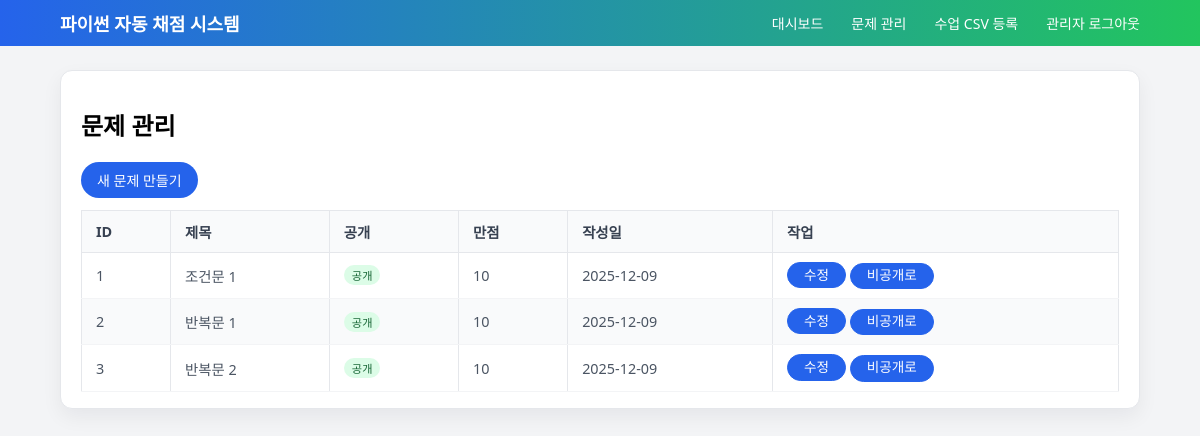
/admin/problems (signed in), run on the app's committed database.
### models.py (models this page shows, shortened)
class Problem(db.Model):
    id = db.Column(db.Integer, primary_key=True)
    title = db.Column(db.String(200), nullable=False)
    description = db.Column(db.Text, nullable=False)
    sample_input = db.Column(db.Text, nullable=True)
    sample_output = db.Column(db.Text, nullable=True)
    answer_code = db.Column(db.Text, nullable=False)
    rubric = db.Column(db.Text, nullable=False)
    is_open = db.Column(db.Boolean, default=False)
    max_score = db.Column(db.Integer, default=10)
    created_at = db.Column(db.DateTime, default=datetime.utcnow)
    updated_at = db.Column(
        db.DateTime, default=datetime.utcnow, onupdate=datetime.utcnow
    )
    submissions = db.relationship("Submission", backref="problem", lazy=True)

### app.py (the view)
    @app.route("/admin/problems")
    @admin_login_required
    def admin_problem_list():
        problems = Problem.query.order_by(Problem.id).all()
        return render_template("admin/problems.html", problems=problems)

### app.py (called while the page is built)
def admin_login_required(f):
    @wraps(f)
    def wrapper(*args, **kwargs):
        if "admin_id" not in session:
            flash("관리자 로그인이 필요합니다.")
            return redirect(url_for("admin_login"))
        return f(*args, **kwargs)
    return wrapper

### templates/admin/problems.html (shortened to what this page needs)
{% extends "base.html" %}
{% block content %}
<div class="card">
  <h2>문제 관리</h2>
  <div style="margin-bottom:12px;">
    <a href="{{ url_for('admin_problem_new') }}" class="btn">새 문제 만들기</a>
  </div>
  <table class="table">
    <thead>
      <tr>
        <th>ID</th>
        <th>제목</th>
        <th>공개</th>
        <th>만점</th>
        <th>작성일</th>
        <th>작업</th>
      </tr>
    </thead>
    <tbody>
      {% for p in problems %}
        <tr>
          <td>{{ p.id }}</td>
          <td>{{ p.title }}</td>
          <td>
            {% if p.is_open %}
              <span class="badge badge-green">공개</span>
            {% else %}
              <span class="badge badge-gray">비공개</span>
            {% endif %}
          </td>
          <td>{{ p.max_score }}</td>
          <td>{{ p.created_at.strftime("%Y-%m-%d") }}</td>
          <td>
            <a href="{{ url_for('admin_problem_edit', problem_id=p.id) }}" class="btn btn-small">
              수정
            </a>
            <form method="post"
                  action="{{ url_for('admin_problem_toggle_open', problem_id=p.id) }}"
                  style="display:inline;">
              <button class="btn btn-small btn-secondary" type="submit">
                {% if p.is_open %}비공개로{% else %}공개로{% endif %}
              </button>
            </form>
          </td>
        </tr>
      {% else %}
        <tr>
          <td colspan="6">등록된 문제가 없습니다.</td>
        </tr>
      {% endfor %}
    </tbody>
  </table>
</div>
{% endblock %}

### static/css/main.css (style rules this page uses)
body { font-family: system-ui, -apple-system, BlinkMacSystemFont, sans-serif; margin: 0; background: #f3f4f6; }
.card { background: #fff; border-radius: 12px; padding: 16px 20px; box-shadow: 0 10px 30px rgba(15, 23, 42, 0.08); margin-bottom: 16px; }
.btn { display: inline-block; padding: 8px 14px; border-radius: 999px; border: none; background: #2563eb; color: #fff; text-decoration: none; font-size: 0.9rem; cursor: pointer; }
.btn-secondary { background: #6b7280; }
.btn-small { padding: 4px 10px; font-size: 0.8rem; }
.badge { display: inline-block; padding: 2px 8px; border-radius: 999px; font-size: 0.7rem; }
.badge-green { background: #dcfce7; color: #166534; }
.table { width: 100%; border-collapse: collapse; font-size: 0.9rem; }
.table th, .table td { border: 1px solid #e5e7eb; padding: 6px 8px; text-align: left; }
body { margin: 0; font-family: system-ui, -apple-system, BlinkMacSystemFont, "Segoe UI", sans-serif; background: #f3f4f6; }
.card { background: white; border-radius: 16px; padding: 20px 24px; box-shadow: 0 15px 35px rgba(15, 23, 42, 0.08); }
.btn { display: inline-block; border-radius: 999px; border: none; background: #2563eb; color: white; padding: 8px 16px; font-size: 14px; cursor: pointer; text-decoration: none; }
.btn-secondary { background: #4b5563; }
.table { width: 100%; border-collapse: collapse; margin-top: 12px; font-size: 14px; }
.table th, .table td { border-bottom: 1px solid #e5e7eb; padding: 6px 8px; text-align: left; }
.table thead { background: #f3f4f6; }
.card { background: #ffffff; border-radius: 12px; padding: 16px 20px; box-shadow: 0 8px 20px rgba(15, 23, 42, 0.06); border: 1px solid #e5e7eb; }
.table { width: 100%; border-collapse: collapse; background: #ffffff; font-size: 0.9rem; }
.table thead { background: #f9fafb; }
.table thead th { font-weight: 600; color: #374151; padding: 10px 14px; border-bottom: 1px solid #e5e7eb; text-align: left; }
.table tbody td { padding: 9px 14px; border-bottom: 1px solid #f3f4f6; color: #4b5563; vertical-align: middle; }
.table tbody tr:nth-child(even) { background-color: #f9fafb; }
.btn-secondary { display: inline-flex; align-items: center; gap: 4px; padding: 6px 12px; border-radius: 999px; border: 1px solid #d1d5db; background: #ffffff; color: #4b5563; font-size: 0.85rem; text-decoration: none; box-shadow: none; cursor: pointer; transition: background-color 0.15s ease, border-color 0.15s ease, color 0.15s ease, transform 0.05s ease; }
.btn-small { display: inline-flex; align-items: center; justify-content: center; padding: 4px 16px; border-radius: 999px; border: 1px solid #2563eb; background: #2563eb; color: #ffffff; font-size: 0.85rem; line-height: 1.2; white-space: nowrap; text-decoration: none; cursor: pointer; transition: background-color 0.15s ease, border-color 0.15s ease, transform 0.05s ease; }

### data on the page
Problem: id "1", title "조건문 1", is_open "공개", max_score "10", created_at "2025-12-09"
Problem: id "2", title "반복문 1", is_open "공개", max_score "10", created_at "2025-12-09"
Problem: id "3", title "반복문 2", is_open "공개", max_score "10", created_at "2025-12-09"
